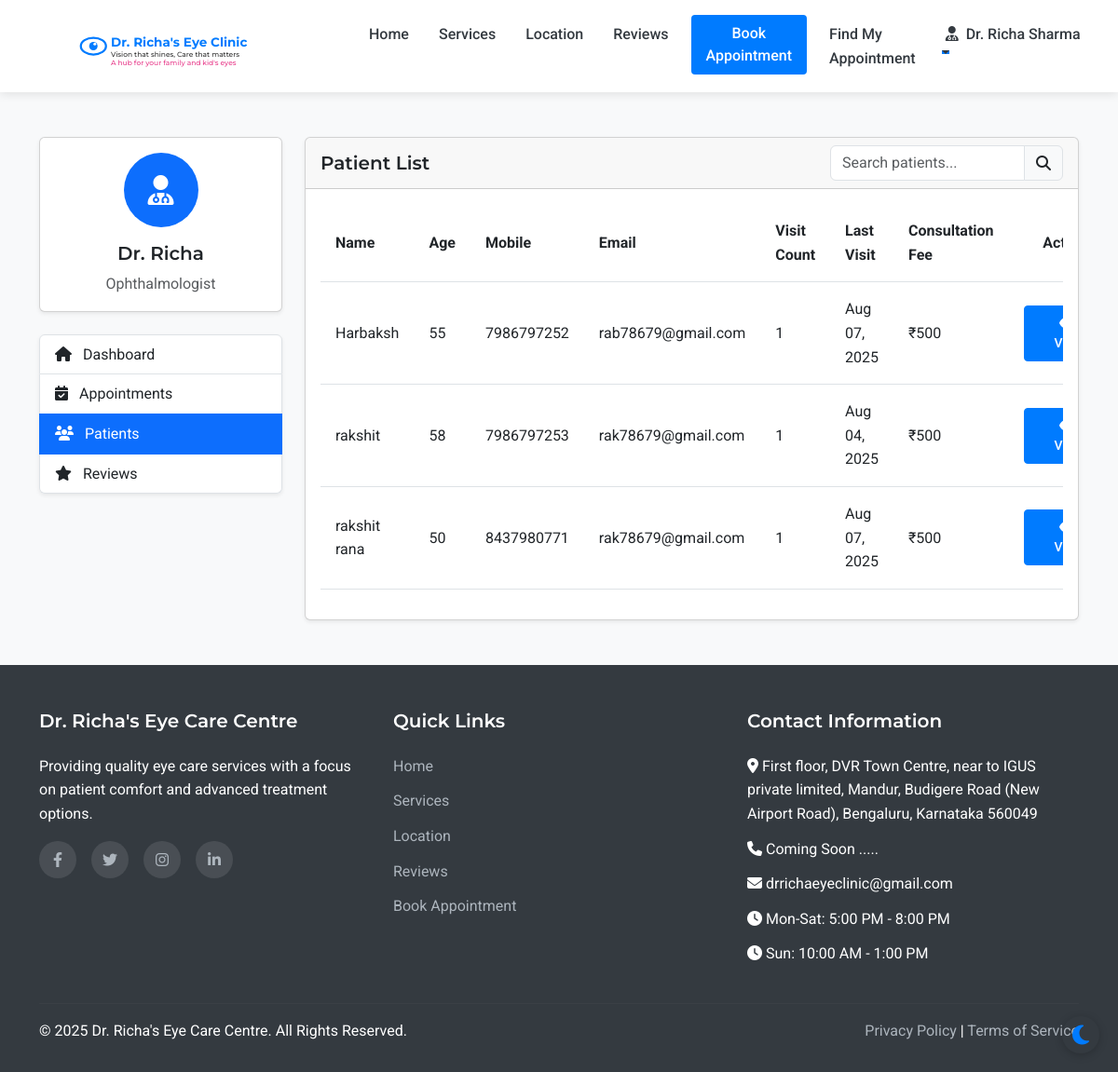
/admin/patients (signed in), run on the app's committed database.
### models.py (models this page shows, shortened)
class Staff(UserMixin, db.Model):
    __abstract__ = True
    id = db.Column(db.Integer, primary_key=True)
    username = db.Column(db.String(64), unique=True, nullable=False)
    email = db.Column(db.String(120), unique=True, nullable=False)
    password_hash = db.Column(db.String(256), nullable=False)
    full_name = db.Column(db.String(100), nullable=False)
    mobile_number = db.Column(db.String(15), nullable=False)

class Doctor(Staff):
    __tablename__ = 'doctor'
    qualifications = db.Column(db.String(200), nullable=True)
    specialization = db.Column(db.String(200), nullable=True)

class Patient(UserMixin, db.Model):
    id = db.Column(db.Integer, primary_key=True)
    full_name = db.Column(db.String(100), nullable=False)
    mobile_number = db.Column(db.String(15), nullable=False)
    email = db.Column(db.String(100), nullable=True)
    age = db.Column(db.Integer, nullable=False)
    sex = db.Column(db.String(10), nullable=True)
    password_hash = db.Column(db.String(256), nullable=True)
    is_registered = db.Column(db.Boolean, default=False)
    created_at = db.Column(db.DateTime, nullable=False, default=datetime.utcnow)
    appointments = db.relationship('Appointment', backref='patient', lazy=True)
    doctor_prescriptions = db.relationship('DoctorPrescription', backref='patient', lazy=True)
    optometrist_prescriptions = db.relationship('OptometristPrescription', backref='patient', lazy=True)

class Appointment(db.Model):
    id = db.Column(db.Integer, primary_key=True)
    patient_id = db.Column(db.Integer, db.ForeignKey('patient.id'), nullable=False)
    appointment_date = db.Column(db.Date, nullable=False)
    appointment_time = db.Column(db.Time, nullable=False)
    primary_issue = db.Column(db.Text, nullable=True)
    referral_info = db.Column(db.String(255), nullable=True)
    status = db.Column(db.String(20), default='scheduled')  # scheduled, completed, cancelled
    created_at = db.Column(db.DateTime, default=datetime.utcnow)
    consultation_fee = db.Column(db.Float, nullable=False, default=500.0)
    payment_status = db.Column(db.String(20), default='pending')  # pending, paid

### routes.py (the view)
@app.route('/admin/patients')
@login_required
def admin_patients():
    if not (isinstance(current_user, Admin) or isinstance(current_user, Doctor) or isinstance(current_user, Assistant)):
        flash('Access denied. Staff privileges required.', 'danger')
        return redirect(url_for('index'))
    patients = Patient.query.order_by(Patient.full_name).all()
    return render_template('admin/patients.html', patients=patients)

### templates/admin/patients.html (shortened to what this page needs)
{% extends 'layout.html' %}
{% block content %}
<section class="py-5 bg-light">
    <div class="container">
        <div class="row">
            <div class="col-lg-3 mb-4">
                <div class="card shadow-sm mb-4">
                    <div class="card-body text-center">
                        <div class="avatar-circle bg-primary text-white mb-3">
                            <i class="fas fa-user-md fa-2x"></i>
                        </div>
                        <h5 class="card-title">Dr. Richa</h5>
                        <p class="card-text text-muted">Ophthalmologist</p>
                    </div>
                </div>
                <div class="list-group shadow-sm">
                    <a href="{{ url_for('admin_dashboard') }}" class="list-group-item list-group-item-action">
                        <i class="fas fa-home me-2"></i> Dashboard
                    </a>
                    <a href="{{ url_for('admin_appointments') }}" class="list-group-item list-group-item-action">
                        <i class="fas fa-calendar-check me-2"></i> Appointments
                    </a>
                    <a href="{{ url_for('admin_patients') }}" class="list-group-item list-group-item-action active">
                        <i class="fas fa-users me-2"></i> Patients
                    </a>
                    <a href="{{ url_for('admin_reviews') }}" class="list-group-item list-group-item-action">
                        <i class="fas fa-star me-2"></i> Reviews
                    </a>
                </div>
            </div>
            <div class="col-lg-9">
                <div class="card shadow-sm">
                    <div class="card-header d-flex justify-content-between align-items-center">
                        <h5 class="mb-0">Patient List</h5>
                        <div class="input-group" style="width: 250px;">
                            <input type="text" class="form-control" id="patientSearch" placeholder="Search patients...">
                            <span class="input-group-text"><i class="fas fa-search"></i></span>
                        </div>
                    </div>
                    <div class="card-body">
                        <div class="table-responsive">
                            <table class="table table-hover" id="patientsTable">
                                <thead>
                                    <tr>
                                        <th>Name</th>
                                        <th>Age</th>
                                        <th>Mobile</th>
                                        <th>Email</th>
                                        <th>Visit Count</th>
                                        <th>Last Visit</th>
                                        <th>Consultation Fee</th>
                                        <th class="text-center">Actions</th>
                                    </tr>
                                </thead>
                                <tbody>
                                    {% for patient in patients %}
                                        <tr>
                                            <td>{{ patient.full_name }}</td>
                                            <td>{{ patient.age }}</td>
                                            <td>{{ patient.mobile_number }}</td>
                                            <td>{{ patient.email }}</td>
                                            <td>{{ patient.appointments|length }}</td>
                                            <td>
                                                {% if patient.appointments %}
                                                    {% set last_appointment = patient.appointments|sort(attribute='appointment_date', reverse=True)|first %}
                                                    {{ last_appointment.appointment_date.strftime('%b %d, %Y') }}
                                                {% else %}
                                                    {{ patient.created_at.strftime('%b %d, %Y') }}
                                                {% endif %}
                                            </td>
                                            <td>₹500</td>
                                            <td>
                                                <a href="{{ url_for('admin_patient_view', patient_id=patient.id) }}" class="btn btn-sm btn-primary">
                                                    <i class="fas fa-eye me-1"></i> View
                                                </a>
                                            </td>
                                        </tr>
                                    {% endfor %}
                                </tbody>
                            </table>
                        </div>
                    </div>
                </div>
            </div>
        </div>
    </div>
</section>
{% endblock %}

### templates/layout.html (shortened to what this page needs)
<!DOCTYPE html>
<html lang="en">
<head>
    <link href="https://cdn.jsdelivr.net/npm/bootstrap@5.3.0-alpha1/dist/css/bootstrap.min.css" rel="stylesheet">
    <link rel="stylesheet" href="https://cdn.jsdelivr.net/npm/flatpickr/dist/flatpickr.min.css">
    <link rel="stylesheet" href="https://cdnjs.cloudflare.com/ajax/libs/font-awesome/6.1.1/css/all.min.css">
    <link rel="stylesheet" href="{{ url_for('static', filename='css/style.css') }}">
</head>
<body>
    <nav class="navbar navbar-expand-lg sticky-top">
        <div class="container">
            <a class="navbar-brand" href="{{ url_for('index') }}" id="clinic-logo">
                <div id="interactive-logo-container" style="height: 60px;"></div>
            </a>
            <div class="collapse navbar-collapse" id="navbarNav">
                <ul class="navbar-nav ms-auto">
                    <li class="nav-item">
                        <a class="nav-link {% if request.path == url_for('index') %}active{% endif %}" href="{{ url_for('index') }}">Home</a>
                    </li>
                    <li class="nav-item">
                        <a class="nav-link {% if request.path == url_for('services') %}active{% endif %}" href="{{ url_for('services') }}">Services</a>
                    </li>
                    <li class="nav-item">
                        <a class="nav-link {% if request.path == url_for('location') %}active{% endif %}" href="{{ url_for('location') }}">Location</a>
                    </li>
                    <li class="nav-item">
                        <a class="nav-link {% if request.path == url_for('reviews') %}active{% endif %}" href="{{ url_for('reviews') }}">Reviews</a>
                    </li>
                    <li class="nav-item">
                        <a class="nav-link btn btn-primary text-white px-3 ms-lg-2" href="{{ url_for('appointment') }}">Book Appointment</a>
                    </li>
                    <li class="nav-item">
                        <a class="nav-link" href="{{ url_for('find_appointment') }}">Find My Appointment</a>
                    </li>
                    {% if current_user.is_authenticated %}
                        {% if current_user.__class__.__name__ == 'Patient' %}
                            <li class="nav-item dropdown">
                                <a class="nav-link dropdown-toggle" href="#" id="navbarDropdown" role="button" data-bs-toggle="dropdown" aria-expanded="false">
                                    <i class="fas fa-user me-1"></i> {{ current_user.full_name }}
                                </a>
                                <ul class="dropdown-menu dropdown-menu-end" aria-labelledby="navbarDropdown">
                                    <li><a class="dropdown-item" href="{{ url_for('patient_dashboard') }}">Dashboard</a></li>
                                    <li><a class="dropdown-item" href="{{ url_for('patient_appointments') }}">My Appointments</a></li>
                                    <li><a class="dropdown-item" href="{{ url_for('patient_medical_records') }}">Medical Records</a></li>
                                    <li><hr class="dropdown-divider"></li>
                                    <li><a class="dropdown-item" href="{{ url_for('patient_logout') }}">Logout</a></li>
                                </ul>
                            </li>
                        {% else %}
                            <li class="nav-item dropdown">
                                <a class="nav-link dropdown-toggle" href="#" id="navbarDropdown" role="button" data-bs-toggle="dropdown" aria-expanded="false">
                                    <i class="fas fa-user-md me-1"></i> {{ current_user.full_name }}
                                </a>
                            </li>
                        {% endif %}
                    {% endif %}
                </ul>
            </div>
        </div>
    </nav>
    <main>
        {% block content %}{% endblock %}
    </main>
    <footer>
        <div class="container">
            <div class="row">
                <div class="col-md-4 mb-4 mb-md-0">
                    <h5>Dr. Richa's Eye Care Centre</h5>
                    <p class="mb-3">Providing quality eye care services with a focus on patient comfort and advanced treatment options.</p>
                    <div class="social-icons">
                        <a href="#" aria-label="Facebook"><i class="fab fa-facebook-f"></i></a>
                        <a href="#" aria-label="Twitter"><i class="fab fa-twitter"></i></a>
                        <a href="#" aria-label="Instagram"><i class="fab fa-instagram"></i></a>
                        <a href="#" aria-label="LinkedIn"><i class="fab fa-linkedin-in"></i></a>
                    </div>
                </div>
                <div class="col-md-4 mb-4 mb-md-0">
                    <h5>Quick Links</h5>
                    <ul>
                        <li><a href="{{ url_for('index') }}">Home</a></li>
                        <li><a href="{{ url_for('services') }}">Services</a></li>
                        <li><a href="{{ url_for('location') }}">Location</a></li>
                        <li><a href="{{ url_for('reviews') }}">Reviews</a></li>
                        <li><a href="{{ url_for('appointment') }}">Book Appointment</a></li>
                    </ul>
                </div>
                <div class="col-md-4">
                    <h5>Contact Information</h5>
                    <ul>
                        <li><i class="fas fa-map-marker-alt"></i> First floor, DVR Town Centre, near to     IGUS private limited, Mandur, Budigere Road (New Airport Road), Bengaluru, Karnataka 560049</li>
                        <li><i class="fas fa-phone"></i> Coming Soon .....</li>
                        <li><i class="fas fa-envelope"></i> drrichaeyeclinic@gmail.com</li>
                        <li><i class="fas fa-clock"></i> Mon-Sat: 5:00 PM - 8:00 PM</li>
                        <li><i class="fas fa-clock"></i> Sun: 10:00 AM - 1:00 PM</li>
                    </ul>
                </div>
            </div>
            <hr class="mt-4 mb-3" style="border-color: rgba(255,255,255,0.1);">
            <div class="row">
                <div class="col-md-6">
                    <p class="mb-md-0">&copy; {{ now.year }} Dr. Richa's Eye Care Centre. All Rights Reserved.</p>
                </div>
                <div class="col-md-6 text-md-end">
                    <p class="mb-0">
                        <a href="#">Privacy Policy</a> |
                        <a href="#">Terms of Service</a>
                    </p>
                </div>
            </div>
        </div>
    </footer>
</body>
</html>

### data on the page
Doctor: full_name "Dr. Richa Sharma"
Patient: full_name "Harbaksh", age "55", mobile_number "7986797252", email "rab78679@gmail.com", appointments|length "1"
Appointment: appointment_date "Aug 07, 2025"
Patient: full_name "rakshit", age "58", mobile_number "7986797253", email "rak78679@gmail.com", appointments|length "1"
Appointment: appointment_date "Aug 04, 2025"
Patient: full_name "rakshit rana", age "50", mobile_number "8437980771", email "rak78679@gmail.com", appointments|length "1"
Appointment: appointment_date "Aug 07, 2025"
